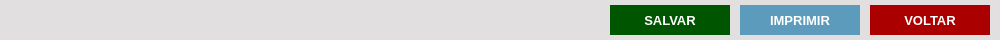
   <widget class="QFrame" name="fr_BotoesFormVenda">
    <property name="geometry">
     <rect>
      <x>0</x>
      <y>460</y>
      <width>1000</width>
      <height>40</height>
     </rect>
    </property>
    <property name="styleSheet">
     <string notr="true">background:#E1DFE0;
border: none;</string>
    </property>
    <widget class="QPushButton" name="bt_Voltar">
     <property name="geometry">
      <rect>
       <x>870</x>
       <y>5</y>
       <width>120</width>
       <height>30</height>
      </rect>
     </property>
     <property name="font">
      <font>
       <family>Tahoma</family>
       <pointsize>10</pointsize>
       <weight>75</weight>
       <bold>true</bold>
      </font>
     </property>
     <property name="cursor">
      <cursorShape>PointingHandCursor</cursorShape>
     </property>
     <property name="focusPolicy">
      <enum>Qt::NoFocus</enum>
     </property>
     <property name="contextMenuPolicy">
      <enum>Qt::ActionsContextMenu</enum>
     </property>
     <property name="styleSheet">
      <string notr="true">QPushButton {
background-color: rgb(170, 0, 0);
color: #FFF
 }
QPushButton:hover{
background-color: rgb(255, 0, 0);
}</string>
     </property>
     <property name="text">
      <string>VOLTAR</string>
     </property>
    </widget>
    <widget class="QPushButton" name="bt_Salvar">
     <property name="geometry">
      <rect>
       <x>610</x>
       <y>5</y>
       <width>120</width>
       <height>30</height>
      </rect>
     </property>
     <property name="font">
      <font>
       <family>Tahoma</family>
       <pointsize>10</pointsize>
       <weight>75</weight>
       <bold>true</bold>
      </font>
     </property>
     <property name="cursor">
      <cursorShape>PointingHandCursor</cursorShape>
     </property>
     <property name="focusPolicy">
      <enum>Qt::NoFocus</enum>
     </property>
     <property name="contextMenuPolicy">
      <enum>Qt::ActionsContextMenu</enum>
     </property>
     <property name="styleSheet">
      <string notr="true">QPushButton {
background-color: rgb(0, 85, 0);
color: #FFF
 }
QPushButton:hover{
background-color: #40a286
}</string>
     </property>
     <property name="text">
      <string>SALVAR</string>
     </property>
    </widget>
    <widget class="QPushButton" name="bt_Imprimir">
     <property name="enabled">
      <bool>false</bool>
     </property>
     <property name="geometry">
      <rect>
       <x>740</x>
       <y>5</y>
       <width>120</width>
       <height>30</height>
      </rect>
     </property>
     <property name="font">
      <font>
       <family>Tahoma</family>
       <pointsize>10</pointsize>
       <weight>75</weight>
       <bold>true</bold>
      </font>
     </property>
     <property name="cursor">
      <cursorShape>PointingHandCursor</cursorShape>
     </property>
     <property name="focusPolicy">
      <enum>Qt::NoFocus</enum>
     </property>
     <property name="contextMenuPolicy">
      <enum>Qt::ActionsContextMenu</enum>
     </property>
     <property name="styleSheet">
      <string notr="true">QPushButton {
background-color: #5C9BBC;
color: #FFF
 }
QPushButton:hover{
background-color: #40a286
}</string>
     </property>
     <property name="text">
      <string>IMPRIMIR</string>
     </property>
     <property name="icon">
      <iconset>
       <normaloff>../../../../home/andre/.designer/Images/gtk-print.png</normaloff>../../../../home/andre/.designer/Images/gtk-print.png</iconset>
     </property>
    </widget>
   </widget>
